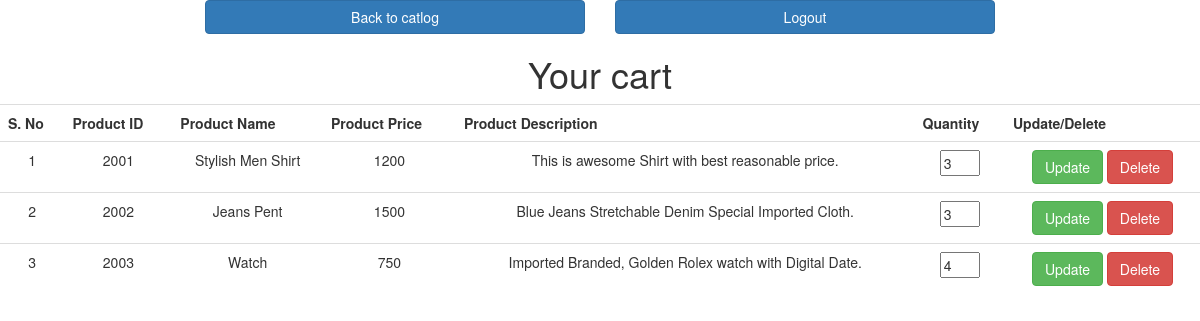
The app's page /cart.php (signed in) with its own data.
### tables this page shows
CREATE TABLE `products` (
  `productId` int(11) NOT NULL,
  `productName` varchar(200) NOT NULL,
  `productPrice` varchar(5) NOT NULL,
  `productStock` varchar(2) NOT NULL,
  `productDescription` text NOT NULL,
  `productImage` varchar(200) NOT NULL
);

CREATE TABLE `cart` (
  `cartProductId` int(11) NOT NULL,
  `cartUserId` int(11) NOT NULL,
  `qty` varchar(2) NOT NULL
);

### cart.php (the view, shortened to what this page needs)
<?php
$uid = $_SESSION['userId'];
?>
<!DOCTYPE html>
<html>
<head>
	<link href="css/bootstrap.min.css" rel="stylesheet">
</head>
<body>
	<div class="row">
		<div class="col-md-4">
			<a href="index.php" class="btn btn-primary btn-block">Back to catlog</a>
		</div>
		<div class="col-md-4">
			<a href="logout.php" class="btn btn-primary btn-block">Logout</a>
		</div>
	</div>
	<h1 align="center">Your cart</h1>
	<?php
	include('connection.php');
	?>
	<table align="center" class="table">
		<tr>
			<th>S. No</th>
			<th>Product ID</th>
			<th>Product Name</th>
			<th>Product Price</th>
			<th>Product Description</th>
			<th>Quantity</th>
			<th>Update/Delete</th>
		</tr>
<?php
$test = "SELECT p.productId,p.productName,p.productPrice,p.productDescription,c.qty from products as p INNER JOIN cart as c on p.productId=c.cartProductId where c.cartUserId='$uid'";
$result = $conn->query($test);
$i=1;
while ($row = $result->fetch_assoc()) {
?>
		<tr align="center">
			<td><?php echo $i ?></td>
			<td><?php echo $row['productId'] ?></td>
			<td><?php echo $row['productName'] ?></td>
			<td><?php echo $row['productPrice'] ?></td>
			<td><?php echo $row['productDescription'] ?></td>
			 <td><input type="text"  value="<?php echo $row['qty'] ?>" style="width:40px;"></td>
			<td><input type="button" class="btn btn-success" value="Update">&nbsp<input type="button" class="btn btn-danger" value="Delete" onclick="confirm();"></td>
		</tr>
<?php
$i++;
}
?>
	</table>
</body>
</html>

### records on screen
products: productId "2001", productName "Stylish Men Shirt", productPrice "1200", productDescription "This is awesome Shirt with best reasonable price.", qty "3"
products: productId "2002", productName "Jeans Pent", productPrice "1500", productDescription "Blue Jeans Stretchable Denim Special Imported Cloth.", qty "3"
products: productId "2003", productName "Watch", productPrice "750", productDescription "Imported Branded, Golden Rolex watch with Digital Date.", qty "4"
